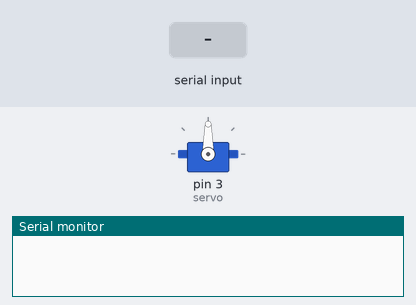
A sketch run on a simulated Arduino Uno, built with avr-gcc and run on an emulated ATmega328P. Parts: servo, the last lines printed to the serial monitor. The inputs (shaded band) are chosen by the test bench.

Above: at 1.2 s.
1.3 s: "90,45\n" received over Serial
At 3.4 s:
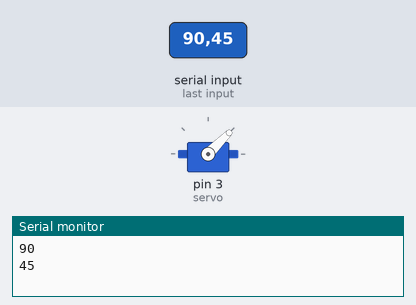
4.3 s: "30,150\n" received over Serial
At 6.4 s:
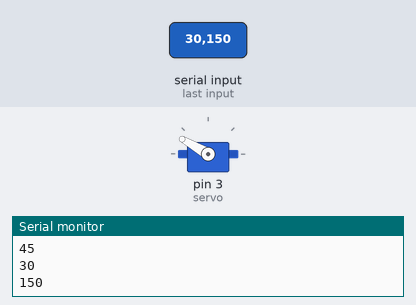
6.8 s: "5\n" received over Serial
At 7.5 s:
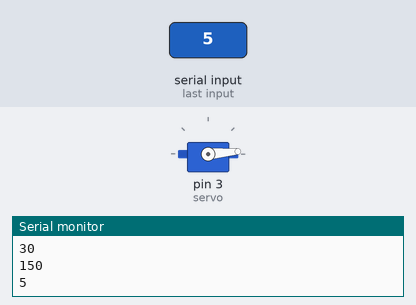
8.3 s: "90\n" received over Serial
At 8.7 s:
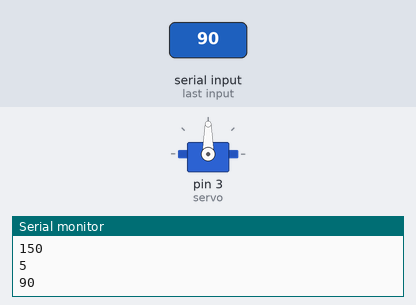
Timing chart, 0 to 10.8 s (numbered marks = the images above; inputs shaded):
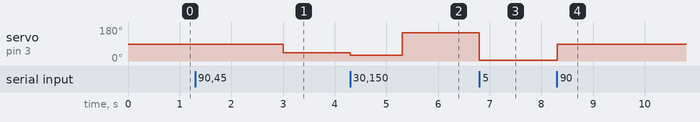

Measured:
- after the input at 1.3 s, servo on pin 3 (servo): 90° → 45° after 1.7 s
- after the input at 4.3 s, servo on pin 3 (servo): 45° → 30° at once, → 150° 1.0 s later
- after the input at 6.8 s, servo on pin 3 (servo): 150° → 5° at once
- after the input at 8.3 s, servo on pin 3 (servo): 5° → 90° at once

The sketch:

Task1.ino
```cpp
#include <Servo.h>

Servo servo;
int angle = 0;

void setup() {
    Serial.begin(9600);
    servo.attach(3);
}

void loop() {
    if (Serial.available()) {
        angle = Serial.parseInt();
        if ((angle > 0)&&(angle<180)){
        Serial.println(angle);
        servo.write(angle);
        }
    }
    delay(1000);
}
```
